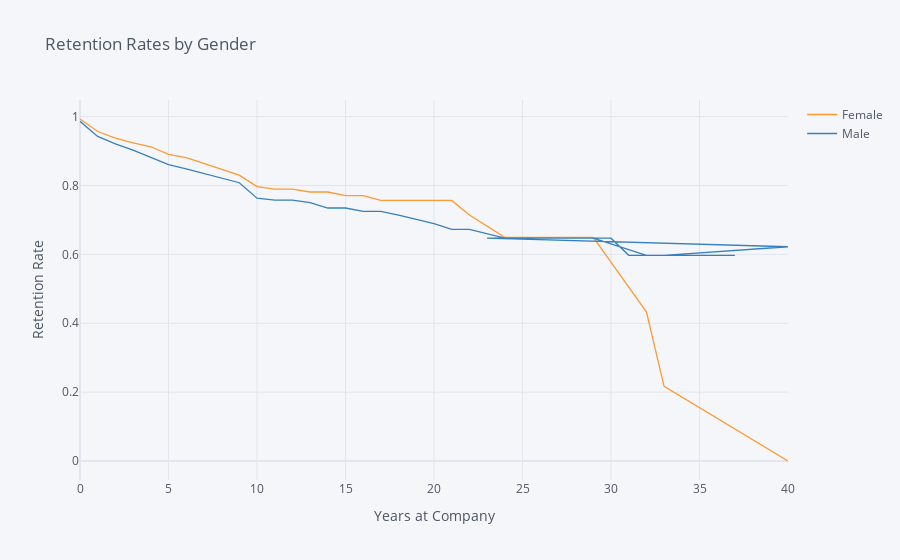

The cell this chart's notebook holds for it:
### Markdown cell above
## 2. Compare the plot above with one that plots employee retention rates by gender over the number of years the employee has been working for the company.

### Code cell
rates = survival(data, 'Gender','YearsAtCompany', 'Attrition')

rates.iplot(kind='line', xTitle='Years at Company', yTitle='Retention Rate',
            title='Retention Rates by Gender')

### Figure 1 — Plotly figure (JSON) as saved in the notebook; plotly's stock layout.template omitted (floating-point values rounded to 4 significant figures)
{"data": [{"line": {"color": "rgba(255, 153, 51, 1.0)", "dash": "solid", "shape": "linear", "width": 1.3}, "mode": "lines", "name": "Female", "text": "", "type": "scatter", "x": [0, 1, 2, 3, 4, 5, 6, 7, 8, 9, 10, 11, 12, 13, 14, 15, 16, 17, 18, 19, 20, 21, 22, 24, 25, 26, 27, 29, 32, 33, 40, 23, 30, 31, 34, 36, 37], "y": [0.9932, 0.9568, 0.938, 0.9239, 0.9126, 0.8906, 0.8813, 0.8642, 0.8487, 0.8303, 0.7969, 0.7898, 0.7898, 0.7812, 0.7812, 0.7704, 0.7704, 0.7566, 0.7566, 0.7566, 0.7566, 0.7566, 0.7146, 0.6496, 0.6496, 0.6496, 0.6496, 0.6496, 0.4331, 0.2165, 0, "", "", "", "", "", ""]}, {"line": {"color": "rgba(55, 128, 191, 1.0)", "dash": "solid", "shape": "linear", "width": 1.3}, "mode": "lines", "name": "Male", "text": "", "type": "scatter", "x": [0, 1, 2, 3, 4, 5, 6, 7, 8, 9, 10, 11, 12, 13, 14, 15, 16, 17, 18, 19, 20, 21, 22, 24, 25, 26, 27, 29, 32, 33, 40, 23, 30, 31, 34, 36, 37], "y": [0.9864, 0.9425, 0.921, 0.9029, 0.8815, 0.861, 0.8483, 0.8342, 0.8206, 0.8081, 0.7634, 0.7577, 0.7577, 0.7506, 0.7347, 0.7347, 0.725, 0.725, 0.714, 0.7021, 0.6894, 0.6729, 0.6729, 0.6471, 0.6471, 0.6471, 0.6471, 0.6471, 0.5973, 0.5973, 0.6222, 0.6471, 0.6471, 0.5973, 0.5973, 0.5973, 0.5973]}], "layout": {"autosize": true, "legend": {"bgcolor": "#F5F6F9", "font": {"color": "#4D5663"}}, "paper_bgcolor": "#F5F6F9", "plot_bgcolor": "#F5F6F9", "title": {"font": {"color": "#4D5663"}, "text": "Retention Rates by Gender"}, "xaxis": {"autorange": true, "gridcolor": "#E1E5ED", "range": [0, 40], "showgrid": true, "tickfont": {"color": "#4D5663"}, "title": {"font": {"color": "#4D5663"}, "text": "Years at Company"}, "type": "linear", "zerolinecolor": "#E1E5ED"}, "yaxis": {"autorange": true, "gridcolor": "#E1E5ED", "range": [-0.05518, 1.048], "showgrid": true, "tickfont": {"color": "#4D5663"}, "title": {"font": {"color": "#4D5663"}, "text": "Retention Rate"}, "type": "linear", "zerolinecolor": "#E1E5ED"}}}
